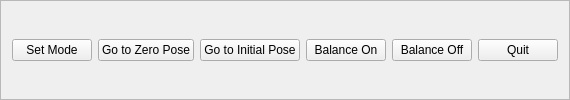
      <widget class="QFrame" name="frame_2">
       <property name="enabled">
        <bool>true</bool>
       </property>
       <property name="sizePolicy">
        <sizepolicy hsizetype="Minimum" vsizetype="Fixed">
         <horstretch>50</horstretch>
         <verstretch>50</verstretch>
        </sizepolicy>
       </property>
       <property name="frameShape">
        <enum>QFrame::StyledPanel</enum>
       </property>
       <property name="frameShadow">
        <enum>QFrame::Raised</enum>
       </property>
       <layout class="QHBoxLayout" name="horizontalLayout">
        <item>
         <widget class="QPushButton" name="set_mode_button">
          <property name="text">
           <string>Set Mode</string>
          </property>
         </widget>
        </item>
        <item>
         <widget class="QPushButton" name="zero_pose_button">
          <property name="text">
           <string>Go to Zero Pose</string>
          </property>
         </widget>
        </item>
        <item>
         <widget class="QPushButton" name="init_pose_button">
          <property name="text">
           <string>Go to Initial Pose</string>
          </property>
         </widget>
        </item>
        <item>
         <widget class="QPushButton" name="balance_on_button">
          <property name="text">
           <string>Balance On</string>
          </property>
         </widget>
        </item>
        <item>
         <widget class="QPushButton" name="balance_off_button">
          <property name="text">
           <string>Balance Off</string>
          </property>
         </widget>
        </item>
        <item>
         <widget class="QPushButton" name="quit_button">
          <property name="text">
           <string>Quit</string>
          </property>
         </widget>
        </item>
       </layout>
      </widget>
